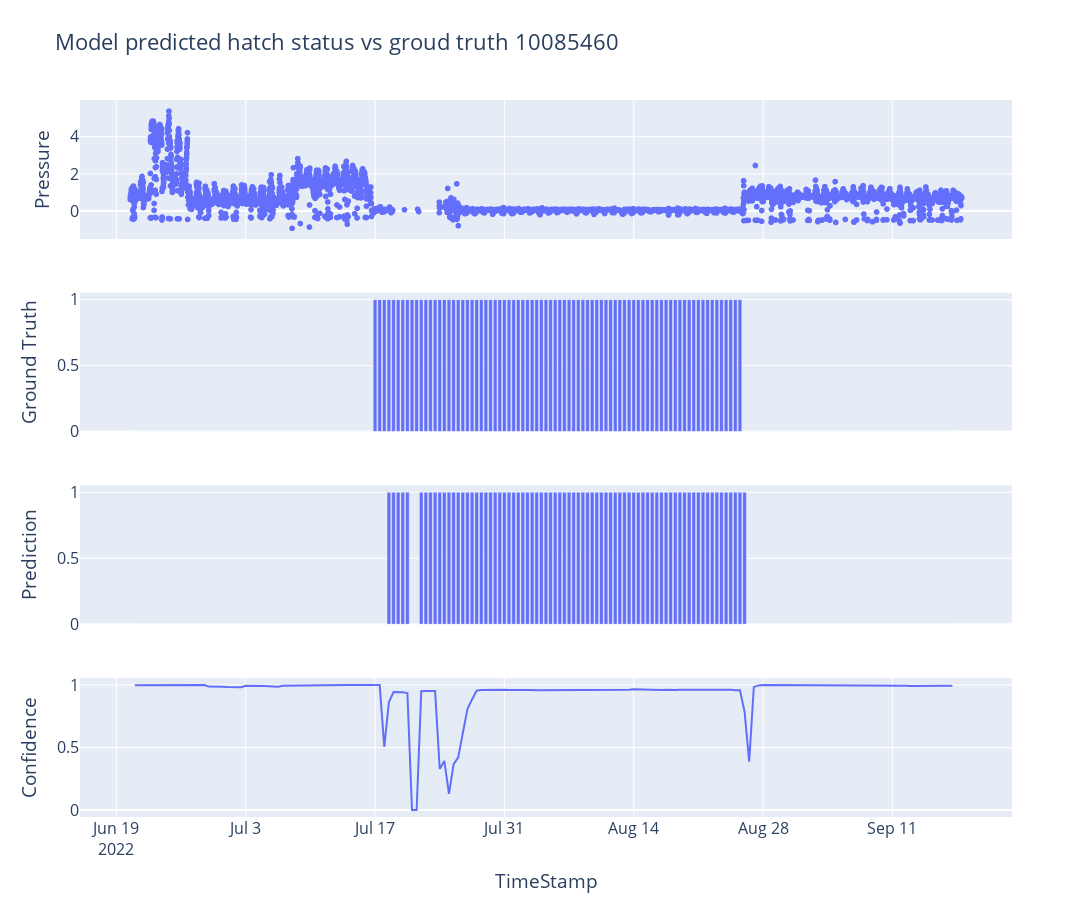

The code cell stored with this chart in its notebook:
### Code cell
#plot data, truth, prediction, and confidence
fig = plot_prediction_validation(df, df_pred, facility_id)
fig.show()

### Figure 1 — Plotly figure (JSON) as saved in the notebook; plotly's stock layout.template omitted (floating-point values rounded to 4 significant figures; data arrays with more than 128 entries replaced by an {"elided": "..."} marker saying what was removed)
{"data": [{"hovertemplate": "timestamp=%{x}<br>pressure_osi=%{y}<extra></extra>", "legendgroup": "", "marker": {"color": "#636efa", "symbol": "circle"}, "mode": "markers", "name": "", "showlegend": false, "type": "scattergl", "x": {"elided": "7057 str values"}, "xaxis": "x", "y": {"elided": "7057 float values"}, "yaxis": "y"}, {"alignmentgroup": "True", "hovertemplate": "TimeStamp=%{x}<br>Status_Truth=%{y}<extra></extra>", "legendgroup": "", "marker": {"color": "#636efa", "pattern": {"shape": ""}}, "name": "", "offsetgroup": "", "orientation": "v", "showlegend": false, "textposition": "auto", "type": "bar", "x": {"elided": "178 str values"}, "xaxis": "x2", "y": {"elided": "178 int values"}, "yaxis": "y2"}, {"alignmentgroup": "True", "hovertemplate": "TimeStamp=%{x}<br>Status_Predicted=%{y}<extra></extra>", "legendgroup": "", "marker": {"color": "#636efa", "pattern": {"shape": ""}}, "name": "", "offsetgroup": "", "orientation": "v", "showlegend": false, "textposition": "auto", "type": "bar", "x": {"elided": "178 str values"}, "xaxis": "x3", "y": {"elided": "178 int values"}, "yaxis": "y3"}, {"hovertemplate": "TimeStamp=%{x}<br>Probability_Open_Hatch=%{y}<extra></extra>", "legendgroup": "", "line": {"color": "#636efa", "dash": "solid"}, "marker": {"symbol": "circle"}, "mode": "lines", "name": "", "orientation": "v", "showlegend": false, "type": "scatter", "x": {"elided": "178 str values"}, "xaxis": "x4", "y": {"elided": "178 float values"}, "yaxis": "y4"}], "layout": {"font": {"size": 16}, "height": 900, "title": {"text": "Model predicted hatch status vs groud truth 10085460"}, "width": 1600, "xaxis": {"anchor": "y", "domain": [0, 1], "matches": "x4", "showticklabels": false}, "xaxis2": {"anchor": "y2", "domain": [0, 1], "matches": "x4", "showticklabels": false}, "xaxis3": {"anchor": "y3", "domain": [0, 1], "matches": "x4", "showticklabels": false}, "xaxis4": {"anchor": "y4", "domain": [0, 1], "title": {"text": "TimeStamp"}}, "yaxis": {"anchor": "x", "domain": [0.8063, 1], "title": {"text": "Pressure"}}, "yaxis2": {"anchor": "x2", "domain": [0.5375, 0.7312], "title": {"text": "Ground Truth"}}, "yaxis3": {"anchor": "x3", "domain": [0.2687, 0.4625], "title": {"text": "Prediction"}}, "yaxis4": {"anchor": "x4", "domain": [0, 0.1938], "title": {"text": "Confidence"}}}}
